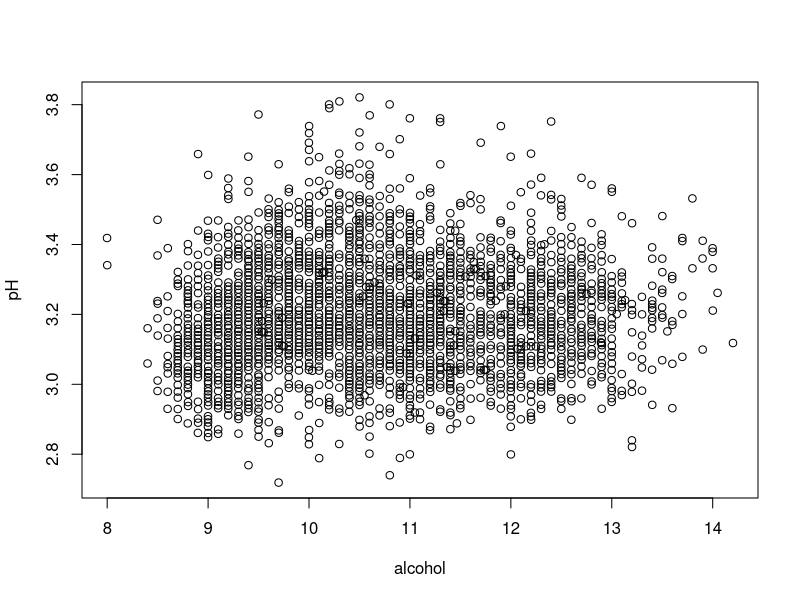
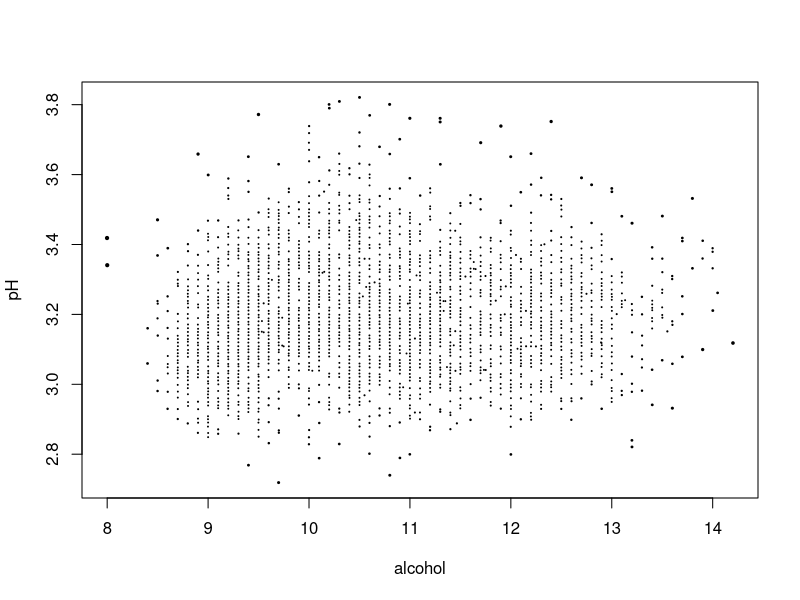
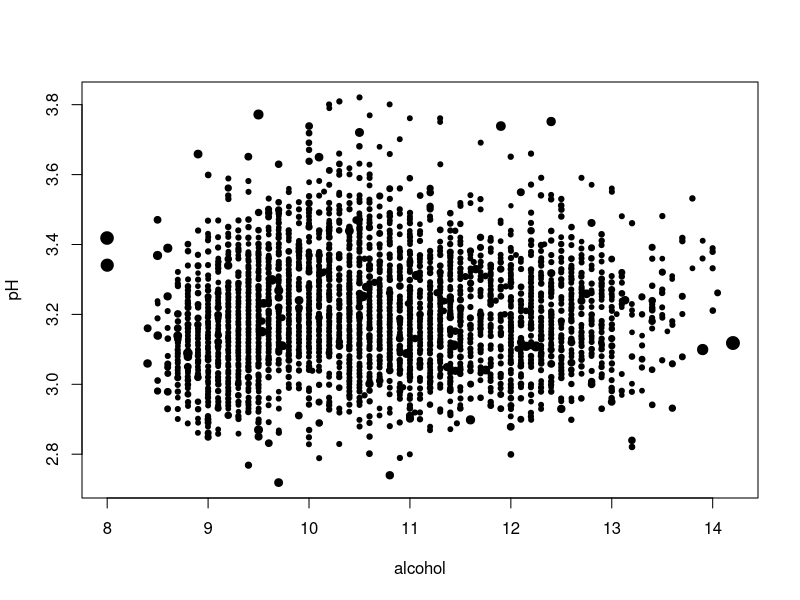

The R source for these figures, in order:
library(FNN)
# View the contents of the wine data
wine <- read.csv("wine.csv",head=T,sep = ";",dec = ",")
str(wine)

# Scatterplot of wine pH against alcohol
plot(pH ~ alcohol, data = wine)

# Calculate the 5 nearest neighbors distance
wine_nn <- get.knn(wine, k = 5)

# View the distance matrix
head(wine_nn$nn.dist)

# Distance from wine 5 to nearest neighbor
wine_nn$nn.dist[5, 1]

# Row index of wine 5's nearest neighbor 
wine_nn$nn.ind[5, 1]

# Return data for wine 5 and its nearest neighbor
wine[c(5,1751 ), ]
# Calculate the 5 nearest neighbors distance
wine_nn <- get.knn(wine, k = 5)

# Create score by averaging distances
wine_nnd <- rowMeans(wine_nn$nn.dist)

# Print row index of the most anomalous point
which.max(wine_nnd)
##########Estandarizando los datos a fin de obtener las mismas escalas###################
# Without standardization, features have different scales
summary(wine)

# Standardize the wine columns
wine_scaled <- scale(wine)

# Standardized features have similar means and quartiles
summary(wine_scaled)
# Print the 5-nearest neighbor distance score
wine_nnd[1:5]

# Append the score as a new column 
wine$score<-wine_nnd

# Scatterplot showing pH, alcohol and kNN score

plot(pH ~ alcohol, data=wine, cex = sqrt(score), pch = 20)
################################################################################################
#LOCAL OUTLIER FACTOR
##################################################################################
library(dbscan)
# Calculate the LOF for wine data
wine_lof <- lof(scale(wine), 5)

# Append the LOF score as a new column
wine$score <- wine_lof
# Scatterplot showing pH, alcohol and LOF score
plot(pH ~ alcohol, data=wine,cex=score,pch=20)
#####################################################################
#lof vs knn
######################################################################
# Scaled wine data
wine_scaled <- scale(wine)

# Calculate and append kNN distance as a new column
wine_nn <- get.knn(wine_scaled, k = 10)
wine$score_knn <- rowMeans(wine_nn$nn.dist)     

# Calculate and append LOF as a new column
wine$score_lof <- lof(wine_scaled, k = 10)

# Find the row location of highest kNN
which.max(wine$score_knn)

# Find the row location of highest LOF
which.max(wine$score_lof)
